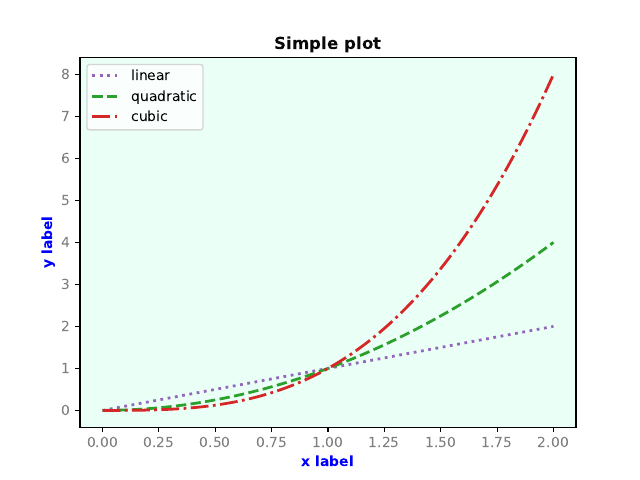

Write Python code to recreate this figure.
# color settings in matplotlib
import matplotlib.pyplot as plt
import numpy as np

x = np.linspace(0, 2, 100)

# RGB tuple:
fig, ax = plt.subplots(facecolor=(0.001, 0.002, 0.004, 0.003))
# hex string:
ax.set_facecolor('#eafff5')
# gray level string:
ax.set_title('Simple plot', fontweight='bold', color='0.04')
# single letter color string
ax.set_xlabel('x label', color='b', fontweight='semibold')
# a named color:
ax.set_ylabel('y label', color='blue', fontweight='semibold')
# Cn notation:
ax.plot(x, x, label='linear', color='C4', linestyle=':', lw=2)
ax.plot(x, x**2, label='quadratic', color='C2', linestyle='--', lw=2)
ax.plot(x, x**3, label='cubic', color='C3', linestyle='-.', lw=2)
# tab notation:
ax.tick_params(labelcolor='tab:gray')

plt.legend()
plt.savefig('set_color.pdf')
plt.show()

